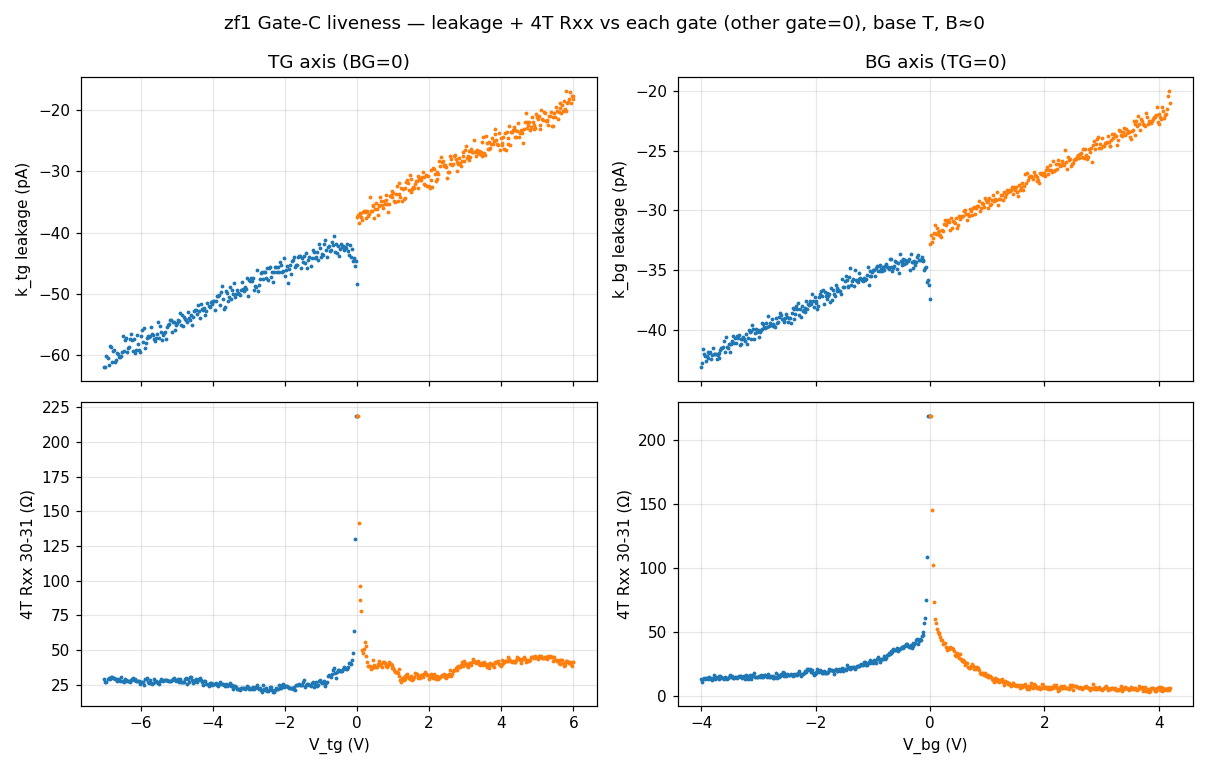

Write Python code to recreate this figure.
import gzip, json
import numpy as np
import matplotlib
matplotlib.use("Agg")
import matplotlib.pyplot as plt

def load(rid):
    md=json.load(open(f"data/{rid}/metadata.json")); cols=md["columns"]
    with gzip.open(f"data/{rid}/data.tsv.gz","rt") as f: arr=np.genfromtxt(f,delimiter="\t")
    idx={}; [idx.setdefault(c,i) for i,c in enumerate(cols)]
    d={k:arr[:,idx[k]] for k in idx}
    return d
# device-card arithmetic: I_bias = 0.1V/100MOhm = 1 nA; Rxx = (sr830_3_X/100)/I_bias
Ibias=1e-9
def Rxx(d): return (d["sr830_3_X"]/100.0)/Ibias
def R2T(d): return (d["sr830_2_X"]/100.0)/Ibias

legs={0:("k_tg",+6),1:("k_tg",-7),2:("k_bg",+4.2),3:("k_bg",-4)}
D={r:load(r) for r in legs}

fig,ax=plt.subplots(2,2,figsize=(11,7),sharex="col")
# TG column: legs 0(+) and 1(-), x=V_tg
for r,c in [(1,"-"),(0,"+")]:
    d=D[r]; v=d["k_tg_volt"]
    o=np.argsort(v)
    ax[0,0].plot(v[o],d["k_tg_curr"][o]*1e12,".",ms=3,label=f"leg{r}")
    ax[1,0].plot(v[o],Rxx(d)[o],".",ms=3)
ax[0,0].set_title("TG axis (BG=0)"); ax[0,0].set_ylabel("k_tg leakage (pA)")
ax[1,0].set_ylabel("4T Rxx 30-31 (Ω)"); ax[1,0].set_xlabel("V_tg (V)")
# BG column: legs 2(+) and 3(-), x=V_bg
for r in [3,2]:
    d=D[r]; v=d["k_bg_volt"]; o=np.argsort(v)
    ax[0,1].plot(v[o],d["k_bg_curr"][o]*1e12,".",ms=3,label=f"leg{r}")
    ax[1,1].plot(v[o],Rxx(d)[o],".",ms=3)
ax[0,1].set_title("BG axis (TG=0)"); ax[0,1].set_ylabel("k_bg leakage (pA)")
ax[1,1].set_ylabel("4T Rxx 30-31 (Ω)"); ax[1,1].set_xlabel("V_bg (V)")
for a in ax.flat: a.grid(alpha=.3)
fig.suptitle("zf1 Gate-C liveness — leakage + 4T Rxx vs each gate (other gate=0), base T, B≈0")
fig.tight_layout()
fig.savefig("hera_scratch/gateC_liveness.png",dpi=110)
# numeric summary
for r,(g,ep) in legs.items():
    d=D[r]; cc=d[g+"_curr"]
    print(f"leg{r} {g}->{ep:+g}V: leak med {np.median(cc)*1e12:+.1f} pA, |max| {np.max(np.abs(cc))*1e12:.1f} pA; Rxx range {Rxx(d).min():.1f}-{Rxx(d).max():.1f} Ω")
print("saved hera_scratch/gateC_liveness.png")
